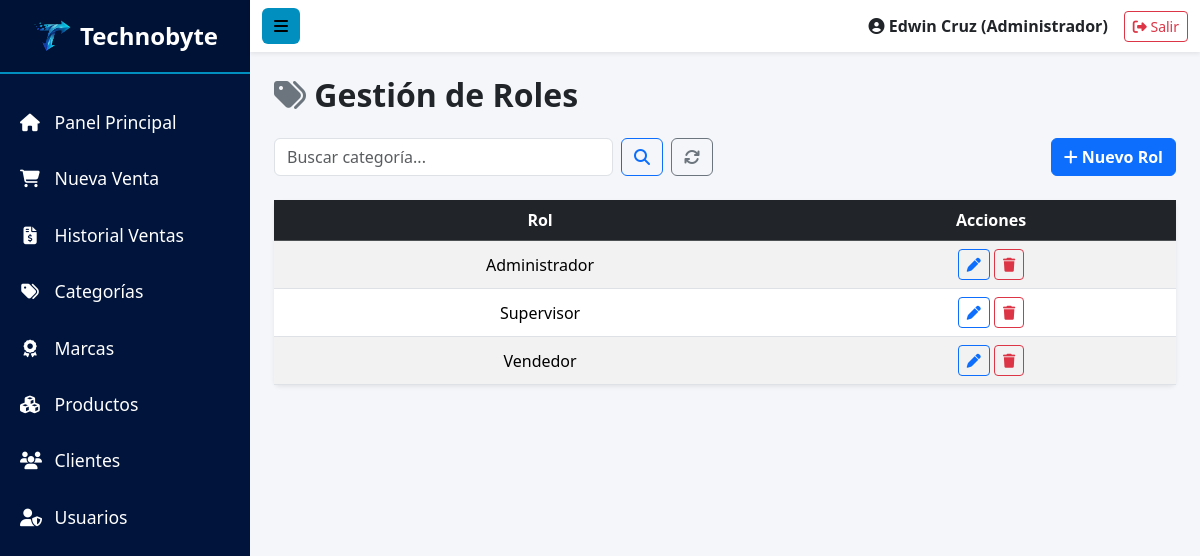
The app's page /presentacion/admin/roles/listar.php (signed in) with its own data.
### tables this page shows
CREATE TABLE roles (
    id_rol INT AUTO_INCREMENT PRIMARY KEY,
    nombre_rol VARCHAR(50) NOT NULL UNIQUE,
    estado_rol TINYINT(1) DEFAULT 1,
    eliminado_rol TINYINT(1) DEFAULT 0
);

### config/control_acceso.php (called while the page is built, shortened)
<?php
function tieneRol($roles): bool
{
    return in_array((int) $_SESSION['id_rol'], $roles, true);
}
    ?>

### datos/Conexion.php (called while the page is built, shortened)
<?php
class Conexion
{
    private $server;
    private $user;
    private $password;
    private $database;
    private $charset;
    private $connection;
    public $query;
    public function __construct()
    {
        $this->server   = $_ENV['DB_HOST'];
        $this->user     = $_ENV['DB_USER'];
        $this->password = $_ENV['DB_PASS'];
        $this->database = $_ENV['DB_NAME'];
        $this->charset  = $_ENV['DB_CHARSET'];
    }
    private function create_connection()
    {
        try {
            $dns = "mysql:host={$this->server};dbname={$this->database};charset={$this->charset}";
            $this->connection = new PDO(
                $dns,
                $this->user,
                $this->password
            );
            $this->connection->setAttribute(PDO::ATTR_ERRMODE, PDO::ERRMODE_EXCEPTION);
            $this->connection->setAttribute(PDO::ATTR_DEFAULT_FETCH_MODE, PDO::FETCH_ASSOC);
        } catch (PDOException $e) {
            die('<h3 style="color: tomato; font-family: Arial;">
                    No se puede establecer conexión con la base de datos: ' . $e->getMessage() . '
                </h3>');
        }
        return $this->connection;
    }
    private function close_connection()
    {
        $this->connection = null;
    }
    public function get_records($params = [])
    {
        try {
            $stmt = $this->create_connection()->prepare($this->query);
            $stmt->execute($params);
            $records = $stmt->fetchAll();
            return $records;
        } catch (PDOException $e) {
            die('Error en la consulta: ' . $e->getMessage());
        }
    }
}

### datos/RolDatos.php (called while the page is built, shortened)
<?php
require_once __DIR__ . '/Conexion.php';
class RolDatos
{
    public function listarRoles()
    {
        $conexion = new Conexion();
        $conexion->query = "SELECT id_rol, nombre_rol
                            FROM roles
                            WHERE estado_rol = 1
                            ORDER BY nombre_rol ASC";
        return $conexion->get_records();
    }
}

### negocio/RolNegocio.php (called while the page is built, shortened)
<?php
require_once dirname(__DIR__) . '/datos/RolDatos.php';
class RolNegocio
{
    private $rolDatos;
    public function __construct()
    {
        $this->rolDatos = new RolDatos();
    }
    public function listarRoles()
    {
        return $this->rolDatos->listarRoles();
    }
}

### presentacion/admin/roles/listar.php (the view, shortened to what this page needs)
<?php
require_once __DIR__ . '/../../../config/control_acceso.php';
require_once __DIR__ . '/../../../negocio/RolNegocio.php';
$rolNegocio = new RolNegocio();
$roles = $rolNegocio->listarRoles();
function mostrarValor($valor)
{
    return htmlspecialchars($valor ?? '', ENT_QUOTES, 'UTF-8');
}
?>
<!DOCTYPE html>
<html lang="es">
<head>
    <link href="https://cdn.jsdelivr.net/npm/bootstrap@5.3.2/dist/css/bootstrap.min.css" rel="stylesheet">
    <link rel="stylesheet" href="https://cdnjs.cloudflare.com/ajax/libs/font-awesome/6.4.2/css/all.min.css">
    <link rel="stylesheet" href="../../../public/css/style.css?v=<?php echo time(); ?>">
</head>
<body>
    <div class="d-flex">
        <nav id="sidebar">
            <div class="sidebar-header d-flex align-items-center justify-content-center py-3">
                <img src="../../../public/img/logo-nav.svg" alt="Logo" class="img-fluid me-2" style="max-width: 40px;">
                <h4 class="fw-bold mb-0">Technobyte</h4>
            </div>
            <ul class="list-unstyled components">
                <li><a href="../../dashboard.php"><i class="fa-solid fa-house"></i> Panel Principal</a></li>
                <li><a href="../ventas/crear.php"><i class="fa-solid fa-cart-shopping"></i> Nueva Venta</a></li>
                <?php if(tieneRol([ROL_ADMIN, ROL_SUPERVISOR, ROL_VENDEDOR])): ?><li><a href="../ventas/listar.php"><i class="fa-solid fa-file-invoice-dollar"></i> Historial Ventas</a></li><?php endif; ?>
                <?php if(tieneRol([ROL_ADMIN, ROL_SUPERVISOR])): ?><li class="active"><a href="listar.php"><i class="fa-solid fa-tags"></i> Categorías</a></li><?php endif; ?>
                <?php if(tieneRol([ROL_ADMIN, ROL_SUPERVISOR])): ?><li><a href="../marcas/listar.php"><i class="fa-solid fa-award"></i> Marcas</a></li><?php endif; ?>
                <li><a href="../productos/listar.php"><i class="fa-solid fa-cubes"></i> Productos</a></li>
                <li><a href="../clientes/listar.php"><i class="fa-solid fa-users"></i> Clientes</a></li>
                <?php if(tieneRol([ROL_ADMIN])): ?><li><a href="../usuarios/listar.php"><i class="fa-solid fa-user-shield"></i> Usuarios</a></li><?php endif; ?>
            </ul>
        </nav>
        <div id="content">
            <nav class="navbar navbar-expand-lg navbar-light sticky-top bg-white shadow-sm" style="z-index: 1020;">
                <div class="container-fluid">
                    <button type="button" id="sidebarCollapse" class="btn btn-dorado"><i class="fa-solid fa-bars"></i></button>
                    <div class="ms-auto d-flex align-items-center">
                        <span class="me-3 fw-bold">
                            <i class="fa-solid fa-circle-user"></i>
                            <?php
                            $nombreUsr = $_SESSION['nombre'] ?? 'Administrador';
                            $rolUsr = $_SESSION['nombre_rol'] ?? 'Sin rol';
                            echo htmlspecialchars($nombreUsr) . ' (' . htmlspecialchars($rolUsr) . ')';
                            ?>
                        </span>
                        <a href="../../../logout.php" class="btn btn-outline-danger btn-sm"><i class="fa-solid fa-right-from-bracket"></i> Salir</a>
                    </div>
                </div>
            </nav>
            <div class="container-fluid p-4">
                <h2 class="mb-4 text-dark fw-bold"><i class="fa-solid fa-tags text-secondary"></i> Gestión de Roles</h2>
                <div class="row mb-4 align-items-center">
                    <div class="col-md-6">
                        <form action="" method="GET" class="d-flex">
                            <input type="text" class="form-control me-2" name="buscar_categoria" placeholder="Buscar categoría...">
                            <button type="submit" class="btn btn-outline-primary me-2"><i class="fa-solid fa-magnifying-glass"></i></button>
                            <button type="button" class="btn btn-outline-secondary btn-reset-search" title="Limpiar búsqueda"><i class="fa-solid fa-arrows-rotate"></i></button>
                        </form>
                    </div>
<div class="col-md-6 text-md-end">
                        <a href="crear.php" class="btn btn-primary fw-bold"><i class="fa-solid fa-plus"></i> Nuevo Rol</a>
                    </div>
                </div>
                <div class="card shadow-sm border-0">
                    <div class="table-responsive">
                        <table class="table table-hover table-striped mb-0 align-middle text-center">
                            <thead class="table-dark">
                                <tr>
                                    <th>Rol</th>
                                    <th>Acciones</th>
                                </tr>
                            </thead>
                            <tbody>
                                <?php if (!empty($roles)): ?>
                                    <?php foreach ($roles as $rol): ?>
                                        <tr>
                                            <td><?php echo mostrarValor($rol['nombre_rol']); ?></td>
                                            <td>
                                                <a href="editar.php?id=<?php echo mostrarValor($rol['id_rol']); ?>" class="btn btn-sm btn-outline-primary"><i class="fa-solid fa-pen"></i></a>
                                                <a href="eliminar.php?id=<?php echo mostrarValor($rol['id_rol']); ?>" class="btn btn-sm btn-outline-danger"><i class="fa-solid fa-trash"></i></a>
                                            </td>
                                        </tr>
                                    <?php endforeach; ?>
                                <?php else: ?>
                                    <tr>
                                         <td colspan="2" class="text-center">No se encontraron registros</td>
                                     </tr>
                                <?php endif; ?>
                            </tbody>
                        </table>
                    </div>
                </div>
            </div>
        </div>
    </div>
    <div class="toast-container position-fixed top-0 end-0 p-3">
    </div>
</body>
</html>

### public/css/style.css (style rules this page uses)
:root { --color-primario: #00143C; --color-secundario: #008fbf; --color-fondo: #f4f6f9; --color-texto-sidebar: #ffffff; }
body { background-color: var(--color-fondo); font-family: 'Segoe UI', Tahoma, Geneva, Verdana, sans-serif; overflow-x: hidden; }
#sidebar { min-width: 250px; max-width: 250px; height: 100vh; background-color: var(--color-primario); color: var(--color-texto-sidebar); transition: all 0.3s; position: fixed; top: 0; left: 0; z-index: 1000; overflow-y: auto; }
#sidebar .sidebar-header { padding: 20px; background: rgba(0, 0, 0, 0.1); border-bottom: 2px solid var(--color-secundario); }
#sidebar ul.components { padding: 20px 0; }
#sidebar ul li a { padding: 15px 20px; font-size: 1.1em; display: block; color: var(--color-texto-sidebar); text-decoration: none; transition: 0.2s; }
#sidebar ul li a i { margin-right: 10px; width: 20px; text-align: center; }
#content { width: calc(100% - 250px); margin-left: 250px; transition: all 0.3s; }
.navbar { background-color: #ffffff; box-shadow: 0 2px 5px rgba(0,0,0,0.05); }
.btn-dorado { background-color: var(--color-secundario); color: #000; font-weight: bold; border: none; }

### records on screen
roles: nombre_rol "Administrador"
roles: nombre_rol "Supervisor"
roles: nombre_rol "Vendedor"

### other values on screen
$nombreUsr "Edwin Cruz"
$rolUsr "Administrador"
